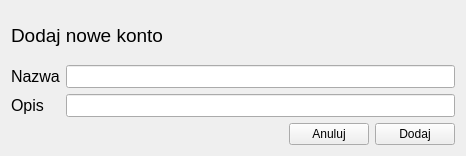
<?xml version="1.0" encoding="UTF-8"?>
<ui version="4.0">
 <class>NewAccountWindow</class>
 <widget class="QWidget" name="NewAccountWindow">
  <property name="geometry">
   <rect>
    <x>0</x>
    <y>0</y>
    <width>466</width>
    <height>156</height>
   </rect>
  </property>
  <property name="windowTitle">
   <string>Form</string>
  </property>
  <layout class="QVBoxLayout" name="verticalLayout">
   <item>
    <widget class="QLabel" name="label">
     <property name="font">
      <font>
       <pointsize>14</pointsize>
      </font>
     </property>
     <property name="text">
      <string>Dodaj nowe konto</string>
     </property>
    </widget>
   </item>
   <item>
    <layout class="QFormLayout" name="formLayout">
     <item row="0" column="0">
      <widget class="QLabel" name="label_2">
       <property name="font">
        <font>
         <pointsize>12</pointsize>
        </font>
       </property>
       <property name="text">
        <string>Nazwa</string>
       </property>
      </widget>
     </item>
     <item row="1" column="0">
      <widget class="QLabel" name="label_3">
       <property name="font">
        <font>
         <pointsize>12</pointsize>
        </font>
       </property>
       <property name="text">
        <string>Opis</string>
       </property>
      </widget>
     </item>
     <item row="0" column="1">
      <widget class="QLineEdit" name="lineEdit_Name">
       <property name="font">
        <font>
         <pointsize>10</pointsize>
        </font>
       </property>
      </widget>
     </item>
     <item row="1" column="1">
      <widget class="QLineEdit" name="lineEdit_Description">
       <property name="font">
        <font>
         <pointsize>10</pointsize>
        </font>
       </property>
      </widget>
     </item>
    </layout>
   </item>
   <item>
    <layout class="QHBoxLayout" name="horizontalLayout">
     <item>
      <spacer name="horizontalSpacer">
       <property name="orientation">
        <enum>Qt::Horizontal</enum>
       </property>
       <property name="sizeHint" stdset="0">
        <size>
         <width>40</width>
         <height>20</height>
        </size>
       </property>
      </spacer>
     </item>
     <item>
      <widget class="QPushButton" name="pushButton_Canel">
       <property name="text">
        <string>Anuluj</string>
       </property>
      </widget>
     </item>
     <item>
      <widget class="QPushButton" name="pushButton_Commit">
       <property name="text">
        <string>Dodaj</string>
       </property>
      </widget>
     </item>
    </layout>
   </item>
  </layout>
 </widget>
 <resources/>
 <connections/>
</ui>
